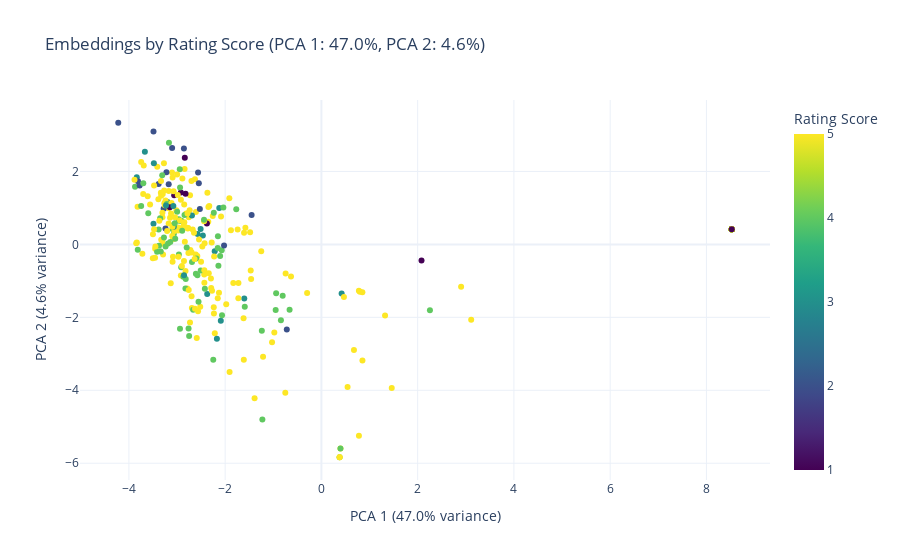
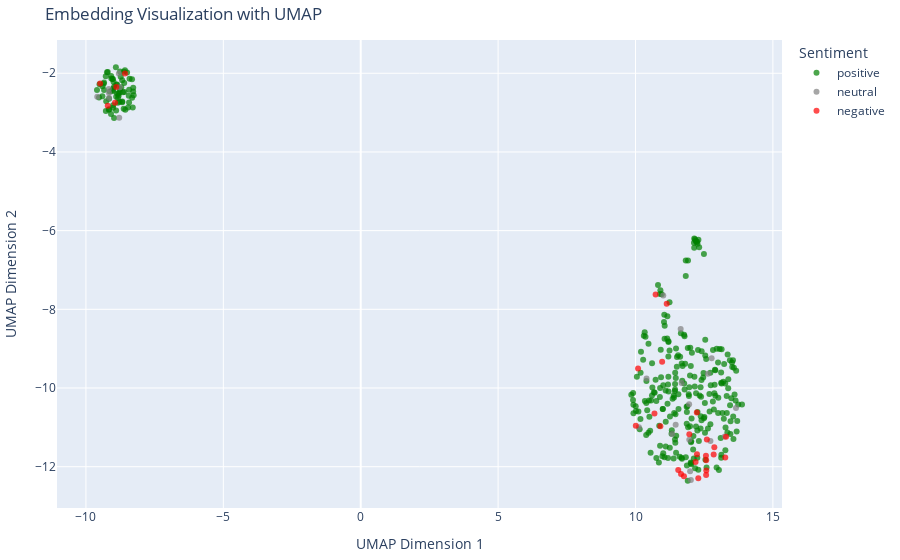

These figures' notebook cell, in order:
### Markdown cell above
#### Analyze embeddings

### Code cell
from sklearn.decomposition import PCA

# PCA Embeddings Visualization
def visualizeEmbeddingsPCA(df):
    # Convert embeddings to a NumPy array
    embeddings = np.array(df['embedding'].tolist())
    ratings = df['rating_score']
    
    # Perform PCA for dimensionality reduction
    pca = PCA(n_components=2)
    reduced_embeddings = pca.fit_transform(embeddings)
    
    # Calculate variance explained by each component
    var_explained = pca.explained_variance_ratio_ * 100
    var1, var2 = var_explained
    
    # Prepare DataFrame for Plotly
    plot_df = pd.DataFrame({
        'PCA Component 1': reduced_embeddings[:, 0],
        'PCA Component 2': reduced_embeddings[:, 1],
        'Rating Score': ratings,
        'Review ID': df.get('review_id', range(len(df)))  # Optional identifier
    })
    
    # Create interactive scatter plot
    fig = px.scatter(
        plot_df,
        x='PCA Component 1',
        y='PCA Component 2',
        color='Rating Score',
        color_continuous_scale='Viridis',
        hover_data=['Review ID', 'Rating Score'],
        title=f'Embeddings by Rating Score (PCA 1: {var1:.1f}%, PCA 2: {var2:.1f}%)',
        labels={
            'PCA Component 1': f'PCA 1 ({var1:.1f}% variance)',
            'PCA Component 2': f'PCA 2 ({var2:.1f}% variance)',
            'Rating Score': 'Rating Score'
        }
    )
    
    # Enhance layout for clarity
    fig.update_layout(
        template='plotly_white',
        coloraxis_colorbar=dict(
            title='Rating Score',
            tickmode='linear'
        ),
        hovermode='closest'
    )
    
    fig.show()
    return reduced_embeddings

embeddings_pca = visualizeEmbeddingsPCA(reviews)

import umap.umap_ as umap

# UMAP Embeddings Visualization
def visualizeEmbeddingsUMAP(df):
    embeddings = np.array(df['embedding'].tolist())
    sentiment_labels = df['sentiment_label']

    # Reduce dimensionality with UMAP
    reducer = umap.UMAP(n_neighbors=15, min_dist=0.1, n_components=2, random_state=42)
    reduced_embeddings = reducer.fit_transform(embeddings)

    # Create DataFrame for visualization
    viz_df = pd.DataFrame(reduced_embeddings, columns=['x', 'y'])
    viz_df['sentiment_label'] = sentiment_labels

    # Scatter plot with Plotly for interactive visualization
    fig = px.scatter(
        viz_df,
        x='x',
        y='y',
        color='sentiment_label',
        title='Embedding Visualization with UMAP',
        labels={'x': 'UMAP Dimension 1', 'y': 'UMAP Dimension 2'},
        color_discrete_map={'positive': 'green', 'neutral': 'gray', 'negative': 'red'},
        opacity=0.7
    )
    fig.update_layout(showlegend=True, legend=dict(title='Sentiment'), margin=dict(l=10, r=10, t=40, b=10))
    fig.show()

    return reduced_embeddings

embeddings_umap = visualizeEmbeddingsUMAP(reviews)

### Figure 1 — Plotly figure (JSON) as saved in the notebook; plotly's stock layout.template omitted (floating-point values rounded to 4 significant figures; data arrays with more than 128 entries replaced by an {"elided": "..."} marker saying what was removed)
{"data": [{"customdata": {"elided": "360x2 int values"}, "hovertemplate": "PCA 1 (47.0% variance)=%{x}<br>PCA 2 (4.6% variance)=%{y}<br>Review ID=%{customdata[0]}<br>Rating Score=%{marker.color}<extra></extra>", "legendgroup": "", "marker": {"color": {"elided": "360 int values"}, "coloraxis": "coloraxis", "symbol": "circle"}, "mode": "markers", "name": "", "orientation": "v", "showlegend": false, "type": "scatter", "x": {"elided": "360 float values"}, "xaxis": "x", "y": {"elided": "360 float values"}, "yaxis": "y"}], "layout": {"coloraxis": {"colorbar": {"tickmode": "linear", "title": {"text": "Rating Score"}}, "colorscale": [[0, "#440154"], [0.1111, "#482878"], [0.2222, "#3e4989"], [0.3333, "#31688e"], [0.4444, "#26828e"], [0.5556, "#1f9e89"], [0.6667, "#35b779"], [0.7778, "#6ece58"], [0.8889, "#b5de2b"], [1, "#fde725"]]}, "hovermode": "closest", "legend": {"tracegroupgap": 0}, "title": {"text": "Embeddings by Rating Score (PCA 1: 47.0%, PCA 2: 4.6%)"}, "xaxis": {"anchor": "y", "domain": [0, 1], "title": {"text": "PCA 1 (47.0% variance)"}}, "yaxis": {"anchor": "x", "domain": [0, 1], "title": {"text": "PCA 2 (4.6% variance)"}}}}

### Figure 2 — Plotly figure (JSON) as saved in the notebook; plotly's stock layout.template omitted (floating-point values rounded to 4 significant figures; data arrays with more than 128 entries replaced by an {"elided": "..."} marker saying what was removed)
{"data": [{"hovertemplate": "sentiment_label=positive<br>UMAP Dimension 1=%{x}<br>UMAP Dimension 2=%{y}<extra></extra>", "legendgroup": "positive", "marker": {"color": "green", "opacity": 0.7, "symbol": "circle"}, "mode": "markers", "name": "positive", "orientation": "v", "showlegend": true, "type": "scatter", "x": {"elided": "308 float values"}, "xaxis": "x", "y": {"elided": "308 float values"}, "yaxis": "y"}, {"hovertemplate": "sentiment_label=neutral<br>UMAP Dimension 1=%{x}<br>UMAP Dimension 2=%{y}<extra></extra>", "legendgroup": "neutral", "marker": {"color": "gray", "opacity": 0.7, "symbol": "circle"}, "mode": "markers", "name": "neutral", "orientation": "v", "showlegend": true, "type": "scatter", "x": [11.68, 11.99, 11.46, 11.33, 10.12, 13.66, 12.77, 12.02, 13.25, 10.4, 11.96, 12.73, 12.63, 11.95, 11.64, -8.765, 11.01, -9.158, -9.168, -9.159, -9.588, -8.802, -8.789], "xaxis": "x", "y": [-9.873, -12.11, -10.93, -11.17, -11.0, -10.51, -9.241, -12.34, -11.23, -9.759, -11.31, -11.35, -9.636, -10.42, -8.497, -2.355, -7.646, -2.626, -2.4, -2.502, -2.596, -2.007, -3.131], "yaxis": "y"}, {"hovertemplate": "sentiment_label=negative<br>UMAP Dimension 1=%{x}<br>UMAP Dimension 2=%{y}<extra></extra>", "legendgroup": "negative", "marker": {"color": "red", "opacity": 0.7, "symbol": "circle"}, "mode": "markers", "name": "negative", "orientation": "v", "showlegend": true, "type": "scatter", "x": [12.24, 12.58, 12.56, 12.23, 12.19, 10.91, 11.76, 13.27, 12.87, 12.57, 12.85, 11.56, 12.29, 10.69, 11.96, 12.57, 12.6, 10.09, 13.29, 10.97, 11.66, 10.01, 11.14, 10.73, -8.941, -8.895, -9.206, -9.483, -8.579], "xaxis": "x", "y": [-11.68, -12.09, -11.72, -10.62, -11.88, -10.97, -12.24, -11.76, -11.51, -12.21, -11.69, -12.08, -12.29, -10.65, -11.18, -11.84, -11.31, -9.502, -11.24, -9.331, -12.19, -10.96, -7.861, -7.62, -2.749, -2.346, -2.827, -2.263, -2.006], "yaxis": "y"}], "layout": {"legend": {"title": {"text": "Sentiment"}, "tracegroupgap": 0}, "margin": {"b": 10, "l": 10, "r": 10, "t": 40}, "showlegend": true, "title": {"text": "Embedding Visualization with UMAP"}, "xaxis": {"anchor": "y", "domain": [0, 1], "title": {"text": "UMAP Dimension 1"}}, "yaxis": {"anchor": "x", "domain": [0, 1], "title": {"text": "UMAP Dimension 2"}}}}
